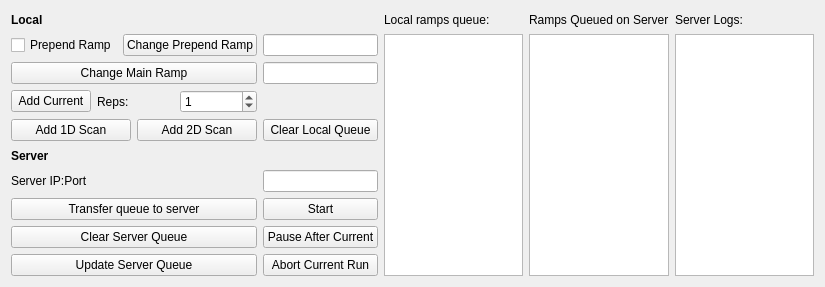
<?xml version="1.0" encoding="UTF-8"?>
<ui version="4.0">
 <class>RampQueuer</class>
 <widget class="QWidget" name="RampQueuer">
  <property name="geometry">
   <rect>
    <x>0</x>
    <y>0</y>
    <width>825</width>
    <height>287</height>
   </rect>
  </property>
  <property name="windowTitle">
   <string>Ramp Queuer</string>
  </property>
  <layout class="QGridLayout" name="gridLayout_2">
   <item row="0" column="1">
    <layout class="QGridLayout" name="gridLayout">
     <item row="2" column="0">
      <widget class="QPushButton" name="pushChangeMainRamp">
       <property name="text">
        <string>Change Main Ramp</string>
       </property>
      </widget>
     </item>
     <item row="1" column="2" rowspan="9">
      <widget class="QListWidget" name="listToQueue"/>
     </item>
     <item row="8" column="0">
      <widget class="QPushButton" name="pushClearServerQueue">
       <property name="text">
        <string>Clear Server Queue</string>
       </property>
      </widget>
     </item>
     <item row="0" column="0">
      <widget class="QLabel" name="label_6">
       <property name="minimumSize">
        <size>
         <width>219</width>
         <height>0</height>
        </size>
       </property>
       <property name="font">
        <font>
         <weight>75</weight>
         <bold>true</bold>
        </font>
       </property>
       <property name="text">
        <string>Local</string>
       </property>
      </widget>
     </item>
     <item row="9" column="1">
      <widget class="QPushButton" name="pushAbortCurrentRun">
       <property name="text">
        <string>Abort Current Run</string>
       </property>
      </widget>
     </item>
     <item row="0" column="2">
      <widget class="QLabel" name="label">
       <property name="text">
        <string>Local ramps queue:</string>
       </property>
      </widget>
     </item>
     <item row="5" column="0">
      <widget class="QLabel" name="label_5">
       <property name="font">
        <font>
         <weight>75</weight>
         <bold>true</bold>
        </font>
       </property>
       <property name="text">
        <string>Server</string>
       </property>
      </widget>
     </item>
     <item row="8" column="1">
      <widget class="QPushButton" name="pushPauseAfterCurrent">
       <property name="text">
        <string>Pause After Current</string>
       </property>
      </widget>
     </item>
     <item row="1" column="0">
      <layout class="QHBoxLayout" name="horizontalLayout">
       <item>
        <widget class="QCheckBox" name="checkPrependRamp">
         <property name="text">
          <string>Prepend Ramp</string>
         </property>
        </widget>
       </item>
       <item>
        <widget class="QPushButton" name="pushChangeFile">
         <property name="text">
          <string>Change Prepend Ramp</string>
         </property>
        </widget>
       </item>
      </layout>
     </item>
     <item row="2" column="1">
      <widget class="QLineEdit" name="lineEditMainRamp"/>
     </item>
     <item row="6" column="0">
      <widget class="QLabel" name="label_3">
       <property name="text">
        <string>Server IP:Port</string>
       </property>
      </widget>
     </item>
     <item row="6" column="1">
      <widget class="QLineEdit" name="serverIPAndPort"/>
     </item>
     <item row="0" column="3">
      <widget class="QLabel" name="label_2">
       <property name="text">
        <string>Ramps Queued on Server</string>
       </property>
      </widget>
     </item>
     <item row="7" column="0">
      <widget class="QPushButton" name="pushQueueToServer">
       <property name="text">
        <string>Transfer queue to server</string>
       </property>
      </widget>
     </item>
     <item row="0" column="4">
      <widget class="QLabel" name="label_4">
       <property name="text">
        <string>Server Logs:</string>
       </property>
      </widget>
     </item>
     <item row="4" column="0">
      <layout class="QHBoxLayout" name="horizontalLayout_3">
       <item>
        <widget class="QPushButton" name="push1DScan">
         <property name="text">
          <string>Add 1D Scan</string>
         </property>
        </widget>
       </item>
       <item>
        <widget class="QPushButton" name="push2DScan">
         <property name="text">
          <string>Add 2D Scan</string>
         </property>
        </widget>
       </item>
      </layout>
     </item>
     <item row="1" column="4" rowspan="9">
      <widget class="QTextEdit" name="textServerMesg">
       <property name="readOnly">
        <bool>true</bool>
       </property>
      </widget>
     </item>
     <item row="1" column="3" rowspan="9">
      <widget class="QListWidget" name="listQueued"/>
     </item>
     <item row="1" column="1">
      <widget class="QLineEdit" name="lineEditPrependRamp">
       <property name="readOnly">
        <bool>true</bool>
       </property>
      </widget>
     </item>
     <item row="4" column="1">
      <widget class="QPushButton" name="pushClearLocalQueue">
       <property name="text">
        <string>Clear Local Queue</string>
       </property>
      </widget>
     </item>
     <item row="3" column="0">
      <layout class="QHBoxLayout" name="horizontalLayout_2">
       <item>
        <widget class="QPushButton" name="pushAddCurrent">
         <property name="text">
          <string>Add Current</string>
         </property>
        </widget>
       </item>
       <item>
        <widget class="QLabel" name="label_7">
         <property name="text">
          <string>Reps:</string>
         </property>
        </widget>
       </item>
       <item>
        <widget class="QSpinBox" name="spinNumberReps">
         <property name="toolTip">
          <string>Number of reps</string>
         </property>
         <property name="value">
          <number>1</number>
         </property>
        </widget>
       </item>
      </layout>
     </item>
     <item row="7" column="1">
      <widget class="QPushButton" name="pushStart">
       <property name="text">
        <string>Start</string>
       </property>
      </widget>
     </item>
     <item row="9" column="0">
      <widget class="QPushButton" name="pushUpdateServerQueue">
       <property name="text">
        <string>Update Server Queue</string>
       </property>
      </widget>
     </item>
    </layout>
   </item>
  </layout>
 </widget>
 <resources/>
 <connections>
  <connection>
   <sender>pushChangeFile</sender>
   <signal>clicked()</signal>
   <receiver>RampQueuer</receiver>
   <slot>handleChangePrependRamp()</slot>
   <hints>
    <hint type="sourcelabel">
     <x>283</x>
     <y>199</y>
    </hint>
    <hint type="destinationlabel">
     <x>4</x>
     <y>433</y>
    </hint>
   </hints>
  </connection>
  <connection>
   <sender>pushAddCurrent</sender>
   <signal>clicked()</signal>
   <receiver>RampQueuer</receiver>
   <slot>handleAddCurrent()</slot>
   <hints>
    <hint type="sourcelabel">
     <x>436</x>
     <y>286</y>
    </hint>
    <hint type="destinationlabel">
     <x>571</x>
     <y>467</y>
    </hint>
   </hints>
  </connection>
  <connection>
   <sender>push1DScan</sender>
   <signal>clicked()</signal>
   <receiver>RampQueuer</receiver>
   <slot>handle1DScanPressed()</slot>
   <hints>
    <hint type="sourcelabel">
     <x>378</x>
     <y>257</y>
    </hint>
    <hint type="destinationlabel">
     <x>572</x>
     <y>429</y>
    </hint>
   </hints>
  </connection>
  <connection>
   <sender>pushQueueToServer</sender>
   <signal>clicked()</signal>
   <receiver>RampQueuer</receiver>
   <slot>handleQueueToServerPressed()</slot>
   <hints>
    <hint type="sourcelabel">
     <x>24</x>
     <y>281</y>
    </hint>
    <hint type="destinationlabel">
     <x>5</x>
     <y>465</y>
    </hint>
   </hints>
  </connection>
  <connection>
   <sender>pushUpdateServerQueue</sender>
   <signal>clicked()</signal>
   <receiver>RampQueuer</receiver>
   <slot>handleUpdateServerQueuePressed()</slot>
   <hints>
    <hint type="sourcelabel">
     <x>210</x>
     <y>285</y>
    </hint>
    <hint type="destinationlabel">
     <x>4</x>
     <y>372</y>
    </hint>
   </hints>
  </connection>
  <connection>
   <sender>pushChangeMainRamp</sender>
   <signal>clicked()</signal>
   <receiver>RampQueuer</receiver>
   <slot>handleChangeMainRamp()</slot>
   <hints>
    <hint type="sourcelabel">
     <x>219</x>
     <y>224</y>
    </hint>
    <hint type="destinationlabel">
     <x>2</x>
     <y>250</y>
    </hint>
   </hints>
  </connection>
  <connection>
   <sender>pushPauseAfterCurrent</sender>
   <signal>clicked()</signal>
   <receiver>RampQueuer</receiver>
   <slot>handlePauseAfterCurrent()</slot>
   <hints>
    <hint type="sourcelabel">
     <x>166</x>
     <y>313</y>
    </hint>
    <hint type="destinationlabel">
     <x>-1</x>
     <y>294</y>
    </hint>
   </hints>
  </connection>
  <connection>
   <sender>pushClearServerQueue</sender>
   <signal>clicked()</signal>
   <receiver>RampQueuer</receiver>
   <slot>handleClearServerQueue()</slot>
   <hints>
    <hint type="sourcelabel">
     <x>63</x>
     <y>314</y>
    </hint>
    <hint type="destinationlabel">
     <x>264</x>
     <y>497</y>
    </hint>
   </hints>
  </connection>
  <connection>
   <sender>pushAbortCurrentRun</sender>
   <signal>clicked()</signal>
   <receiver>RampQueuer</receiver>
   <slot>handleAbortCurrentRun()</slot>
   <hints>
    <hint type="sourcelabel">
     <x>354</x>
     <y>311</y>
    </hint>
    <hint type="destinationlabel">
     <x>569</x>
     <y>317</y>
    </hint>
   </hints>
  </connection>
  <connection>
   <sender>pushStart</sender>
   <signal>clicked()</signal>
   <receiver>RampQueuer</receiver>
   <slot>handlePushStart()</slot>
   <hints>
    <hint type="sourcelabel">
     <x>63</x>
     <y>334</y>
    </hint>
    <hint type="destinationlabel">
     <x>3</x>
     <y>343</y>
    </hint>
   </hints>
  </connection>
  <connection>
   <sender>pushClearLocalQueue</sender>
   <signal>clicked()</signal>
   <receiver>RampQueuer</receiver>
   <slot>handleClearLocalQueue()</slot>
   <hints>
    <hint type="sourcelabel">
     <x>291</x>
     <y>132</y>
    </hint>
    <hint type="destinationlabel">
     <x>412</x>
     <y>143</y>
    </hint>
   </hints>
  </connection>
 </connections>
 <slots>
  <slot>handleChangePrependRamp()</slot>
  <slot>handleAddCurrent()</slot>
  <slot>handle1DScanPressed()</slot>
  <slot>handleQueueToServerPressed()</slot>
  <slot>handleUpdateServerQueuePressed()</slot>
  <slot>handleChangeMainRamp()</slot>
  <slot>handlePauseAfterCurrent()</slot>
  <slot>handleClearServerQueue()</slot>
  <slot>handleAbortCurrentRun()</slot>
  <slot>handlePushStart()</slot>
  <slot>handleClearLocalQueue()</slot>
 </slots>
</ui>
